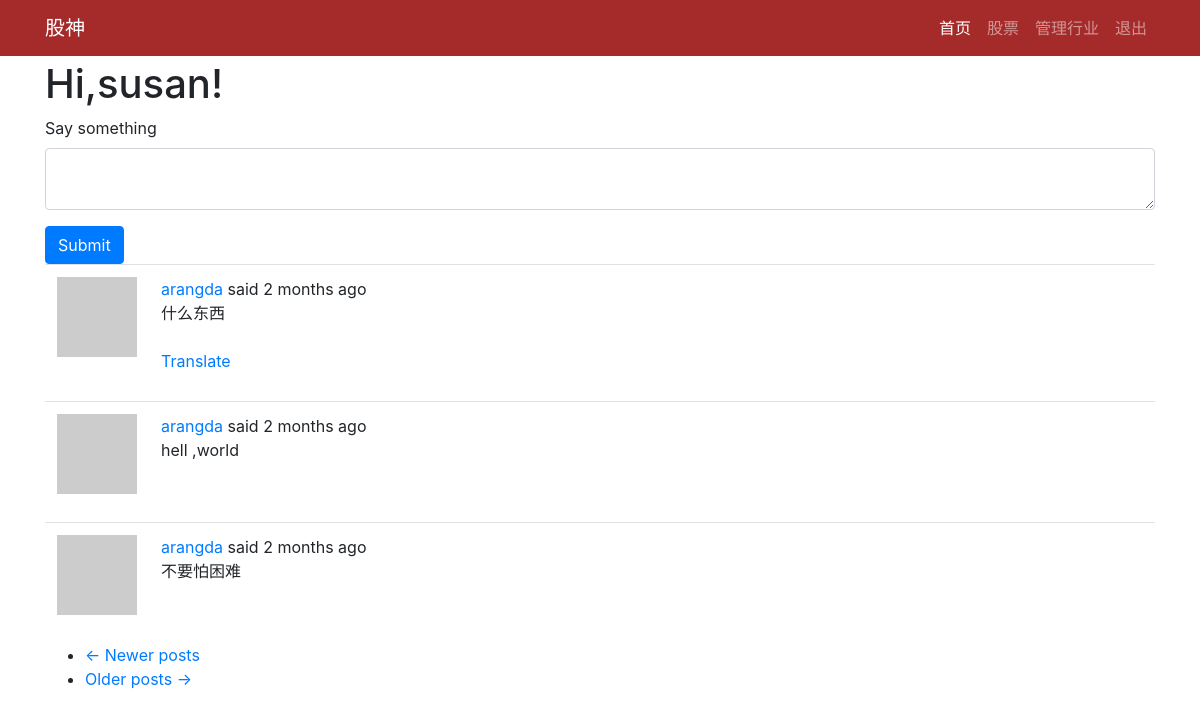
/index?page=3 (signed in), run on the app's committed database.
### app/models.py (models this page shows, shortened)
class PaginatedAPIMixin(object):
    @staticmethod
    def to_collection_dict(query, page, per_page, endpoint, **kwargs):
        resources = query.paginate(page, per_page, False)
        data = {
            'items': [item.to_dict() for item in resources.items],
            '_meta': {
                'page': page,
                'per_page': per_page,
                'total_pages': resources.pages,
                'total_items': resources.total
            },
            '_links': {
                'self': url_for(endpoint, page=page, per_page=per_page,
                                **kwargs),
                'next': url_for(endpoint, page=page + 1, per_page=per_page,
                                **kwargs) if resources.has_next else None,
                'prev': url_for(endpoint, page=page - 1, per_page=per_page,
                                **kwargs) if resources.has_prev else None
            }
        }
        return data

class User(PaginatedAPIMixin,UserMixin,db.Model):
    id = db.Column(db.Integer,primary_key=True)
    username = db.Column(db.String(64),index=True,unique=True)
    email = db.Column(db.String(120),index=True,unique=True)
    password_hash = db.Column(db.String(128))
    about_me = db.Column(db.String(140))
    last_seen = db.Column(db.DateTime,default=datetime.utcnow)
    posts = db.relationship('Post',backref='author',lazy='dynamic')
    messages_sent = db.relationship('Message',
                                    foreign_keys='Message.sender_id',
                                    backref='author', lazy='dynamic')
    messages_received = db.relationship('Message',
                                        foreign_keys='Message.recipient_id',
                                        backref='recipient', lazy='dynamic')
    last_message_read_time = db.Column(db.DateTime)
    token = db.Column(db.String(32), index=True, unique=True)
    token_expiration = db.Column(db.DateTime)
    notifications = db.relationship('Notification',backref='user',lazy='dynamic')
    followed = db.relationship(
        'User',secondary=followers,
        primaryjoin=(followers.c.follower_id == id),
        secondaryjoin=(followers.c.followed_id == id),
        backref=db.backref('followers',lazy='dynamic'),lazy='dynamic'
    )
    tasks = db.relationship('Task',backref='user',lazy='dynamic')
    def avatar(self,size):
        digest = md5(self.email.lower().encode('utf-8')).hexdigest()
        return 'https://www.gravatar.com/avatar/{}?d=identicon&s={}'.format(digest,size)
    def followed_posts(self):
        followed = Post.query.join(
            followers, (followers.c.followed_id == Post.user_id)).filter(
                followers.c.follower_id == self.id)
        own = Post.query.filter_by(user_id=self.id)
        return followed.union(own).order_by(Post.timestamp.desc())
    def get_tasks_in_progress(self):
        return Task.query.filter_by(user=self, complete=False).all()

class Post(db.Model):
    id = db.Column(db.Integer,primary_key=True)
    body = db.Column(db.String(140))
    timestamp = db.Column(db.DateTime,index=True,default=datetime.utcnow)
    user_id = db.Column(db.Integer,db.ForeignKey('user.id'))
    language = db.Column(db.String(5))

### app/main/routes.py (the view, shortened to what this page needs)
@bp.route('/',methods=['GET','POST'])
@bp.route('/index',methods=['GET','POST'])
@login_required
def index():
    form = PostForm()
    page = request.args.get('page',1,type=int)
    posts = current_user.followed_posts().paginate(
        page,current_app.config['POSTS_PER_PAGE'],False
    )
    next_url = url_for('main.index',page=posts.next_num) if posts.has_next else None
    prev_url = url_for('main.index',page=posts.prev_num) if posts.has_prev else None
    return render_template('index.html',title='home',form=form,posts=posts.items,next_url=next_url,prev_url=prev_url)

### app/main/forms.py
class PostForm(FlaskForm):
    post = TextAreaField(_l('Say something'), validators=[DataRequired()])
    submit = SubmitField(_l('Submit'))

### app/main/routes.py (called while the page is built)
@bp.before_app_request
def before_request():
    g.locale = str(get_locale())
    if current_user.is_authenticated:
        current_user.last_seen = datetime.utcnow()
        db.session.commit()

### app/models.py (called while the page is built)
@login.user_loader
def load_user(id):
    return User.query.get(int(id))

### app/templates/index.html
{% extends "base.html" %}
{% from 'bootstrap/form.html' import render_form %}
{% block app_content %}
    <h1>Hi,{{ current_user.username }}!</h1>
    {% if form %}
    {{ render_form(form) }}
    {% endif %}
    {% for post in posts %}
    {% include '_post.html' %}
    {% endfor %}
    <nav aria-label="...">
        <ul class="pager">
            <li class="previous{% if not prev_url %} disabled{% endif %}">
                <a href="{{ prev_url or '#' }}">
                    <span aria-hidden="true">&larr;</span> {{ _('Newer posts') }}
                </a>
            </li>
            <li class="next{% if not next_url %} disabled{% endif %}">
                <a href="{{ next_url or '#' }}">
                    {{ _('Older posts') }} <span aria-hidden="true">&rarr;</span>
                </a>
            </li>
        </ul>
    </nav>
{% endblock %}

### app/templates/_post.html (shortened to what this page needs)
<table class="table table-hover">
    <tr>
        <td width="70px">
            <a href="{{ url_for('main.user', username=post.author.username) }}">
                <img src="{{ post.author.avatar(70) }}" />
            </a>
        </td>
        <td>
            {{ _('%(username)s said %(when)s',username=user_link,when=moment(post.timestamp).fromNow()) }}
            <br>
            <span id="post{{ post.id }}">{{ post.body }}</span>
            {% if post.language and post.language != g.locale %}
            <br>
            <br>
            <span id="translation{{ post.id }}">
                <a href="javascript:translate(
                            '#post{{ post.id }}',
                            '#translation{{ post.id }}',
                            '{{ post.language }}',
                            '{{ g.locale }}');">{{ _('Translate') }}</a>
            </span>
            {% endif %}
        </td>
    </tr>
</table>

### data on the page
User: username "susan"
Post: body "什么东西"
Post: body "hell ,world"
Post: body "不要怕困难"

### other printed values
{{ render_nav_item('main.index', '首页',None,True) }} "首页"
{{ render_nav_item('shares.gupiao', '股票',None,True) }} "股票"
{{ render_nav_item('shares.manage_category', '管理行业',None,True) }} "管理行业"
{{ render_nav_item('auth.logout', '退出',None,True) }} "退出"
